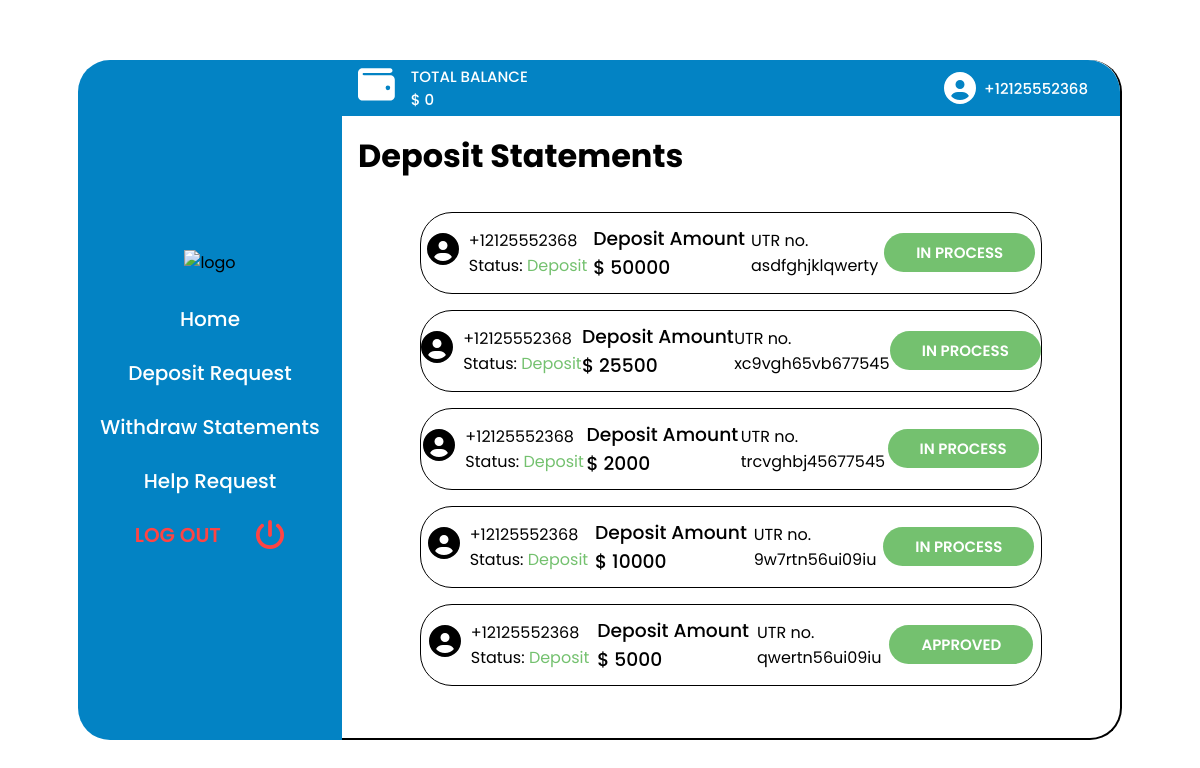
Screenshot of /diamond/depositStatements (signed in) with the database file from the repository.
### diamond/models.py (models this page shows, shortened)
class User(AbstractBaseUser, PermissionsMixin):
    phone_number = PhoneNumberField(validators=[phone_validator], unique=True)
    balance = models.IntegerField(default=0, null=False)
    is_active = models.BooleanField(default=True)
    is_admin = models.BooleanField(default=False)
    created = models.DateTimeField(default=datetime.now())
    objects = CustomUserManager()
    USERNAME_FIELD = 'phone_number'
    REQUIRED_FIELDS = []

class Depositstatement(models.Model):
    user = models.ForeignKey(User, on_delete=models.CASCADE)
    amount = models.IntegerField(default=0)
    utrno = models.CharField(default="", max_length=100)
    created_at = models.DateTimeField(
        auto_now_add=True)
    status = models.CharField(
        max_length=20,
        choices=STATUS_CHOICES,
        default="IN PROCESS"
    )

### diamond/views.py (the view)
# urls.py: path('depositStatements', views.depositStatements, name="depositstatements"),
@login_required(login_url='login')
def depositStatements(request):
    user = request.user
    phone_number = f"{user.phone_number}"
    balance = user.balance
    deposit_statements = list(Depositstatement.objects.filter(
        user=user).order_by('-created_at'))
    content = {
        "phone_number": phone_number,
        "balance": balance,
        "deposit_statements": deposit_statements,
    }
    return render(request, "diamond/depositStatements.html", content)

### diamond/templates/diamond/depositStatements.html (shortened to what this page needs)
{% load static %}
<!DOCTYPE html>
<html lang="en">
<head>
    <link rel="stylesheet" href="{% static '/home_style.css' %}">
</head>
<body>
    <div class="home__main">
        <div class="nav__master">
            <div class="home__nav nav-bar">
                <div class="home__nav__img">
                    <img src="https://dzm0kbaskt4pv.cloudfront.net/v11/static/themes/diamondexch9.com/front/logo.png"
                        alt="logo">
                </div>
                <div>
                    <ul class="menu_main">
                        <li class="menu__item"><a href="{% url 'home' %}">Home</a></li>
                        <li class="menu__item"><a href="{% url 'deposit' %}">Deposit Request</a></li>
                        <li class="menu__item"><a href="{% url 'withdrawstatements' %}">Withdraw Statements</a></li>
                        <li class="menu__item"><a href="#">Help Request</a></li>
                        <li class="menu__item"><a href="{% url 'logout' %}"><span>LOG OUT</span></a></li>
                    </ul>
                </div>
            </div>
        </div>
        <div class="deposit__section__master">
            <nav class="home__information-amount">
                <div class="total-balance">
                    <div class="wallet__svg">
                    </div>
                    <div class="amount">
                        <h3>TOTAL BALANCE</h3>
                        <h3>$ <span>{{balance}}</span></h3>
                    </div>
                </div>
                <div class="account__detail">
                    <h3>{{phone_number}}</h3>
                </div>
            </nav>
            <div class="deposit__statment__section">
                <div class="deposit__heading">
                    <h3>Deposit Statements</h3>
                </div>
                <div class="deposit__recipt__master">
                    {% if deposit_statements|length > 0 %}
                    {% for ds in deposit_statements %}
                    <div class="deposit__list">
                        <div class="deposit__account">
                            <div class="deposit__amount__img">
                            </div>
                            <div class="deposit__no__status">
                                <p>{{ ds.user.phone_number }}</p>
                                <p class="deposit__status">Status: <span>Deposit</span></p>
                            </div>
                        </div>
                        <div class="deposit__amount">
                            <h3>Deposit Amount</h3>
                            <h3>$ <span>{{ds.amount}}</span></h3>
                        </div>
                        <div class="deposit__utr">
                            <span>UTR no.</span>
                            <span>{{ ds.utrno }}</span>
                        </div>
                        <div class="deposit__request__button">
                            <button>{{ ds.status }}</button>
                        </div>
                    </div>
                    {% endfor %}
                    {% endif %}
                </div>
            </div>
        </div>
</body>
</html>

### diamond/static/home_style.css (style rules this page uses)
* { margin: 0; padding: 0; box-sizing: border-box; font-family: "Poppins", sans-serif; }
:root { --primary: #0383c4; --deposit: #74c16f; --withdraw: #647fea; --password: #ef8c19; --whatsapp: #4bc658; --primary-back: linear-gradient(var(--primary), #034c70); }
.home__main { display: flex; flex-direction: row; align-items: center; justify-content: center; width: 100%; height: 100vh; }
.nav__master { width: 22%; height: 85vh; background-color: rgb(255, 255, 255); transition: 1s; }
.home__nav { display: flex; flex-direction: column; justify-content: space-between; position: relative; width: 100%; height: 100%; gap: 1rem; top: 50%; transform: translateY(-50%); background-color: var(--primary); border-top-left-radius: 2rem; border-bottom-left-radius: 2rem; align-items: center; justify-content: center; }
.menu_main { margin-top: 0.825rem; display: flex; flex-direction: column; text-align: center; gap: 1.5rem; }
.menu__item:nth-child(5) a { display: flex; align-items: center; justify-content: space-evenly; color: rgb(255, 68, 68); font-weight: 600; }
.menu__item:nth-child(5) a svg { fill: rgb(255, 68, 68); }
.menu__item { text-decoration: none; cursor: pointer; list-style: none; transition: 1s; border-radius: 2rem; }
.menu__item a { text-decoration: none; border-radius: 2rem; font-size: 20px; font-weight: 500; color: #fff; transition: 0.5s; }
.deposit__section__master { height: 85vh; width: 65%; background-color: #fff; top: 50%; border-top-right-radius: 2rem; border-bottom-right-radius: 2rem; border-bottom: 2px solid black; border-right: 2px solid black; }
.deposit__section__master nav { top: 0; width: 100%; background-color: var(--primary); height: 3.5rem; border-top-right-radius: 2rem; }
.home__information-amount { display: flex; justify-content: space-between; align-items: center; }
.total-balance { display: flex; align-items: center; margin: 0 2rem 0 1rem; }
.total-balance h3 { color: #fff; font-weight: 500; font-size: 15px; }
.wallet__svg { fill: #fff; }
.amount { margin: 0 2rem 0 1rem; display: inline-block; }
.account__detail { display: flex; margin: 0 2rem 0 1rem; gap: 0.5rem; align-items: center; }
.account__detail svg { fill: #fff; }
.account__detail h3 { color: #fff; font-weight: 500; font-size: 15px; }
.amount h3 { color: #fff; font-weight: 500; font-size: 15px; }
.deposit__statment__section { width: 100%; height: 85%; }
.deposit__heading h3 { font-size: 2em; margin: 1rem; }
.deposit__list { transform-origin: top; margin-top: 1rem; display: flex; justify-content: space-evenly; align-items: center; width: 80%; height: 100px; background: #fff; border-radius: 2rem; border: 1px solid black; }
.deposit__account { display: flex; align-items: center; gap: 10px; }
.deposit__no__status { display: flex; flex-direction: column; align-items: start; }
.deposit__status span { color: var(--deposit); }
.deposit__amount h3 { font-weight: 500; }
.deposit__recipt__master { display: flex; flex-direction: column; align-items: center; height: 85%; overflow: auto; }
.deposit__utr { display: flex; flex-direction: column; }
.deposit__request__button button { cursor: pointer; height: 50%; width: 100%; padding: 0.5rem 2rem 0.5rem 2rem; border-radius: 2rem; outline: none; border: none; font-size: 15px; background: var(--deposit); color: #fff; font-weight: 600; }
a { text-decoration: none; }

### rows the page displays
User: phone_number "+12125552368"
Depositstatement: user.phone_number "+12125552368", amount "50000", utrno "asdfghjklqwerty", status "IN PROCESS"
Depositstatement: user.phone_number "+12125552368", amount "25500", utrno "xc9vgh65vb677545", status "IN PROCESS"
Depositstatement: user.phone_number "+12125552368", amount "2000", utrno "trcvghbj45677545", status "IN PROCESS"
Depositstatement: user.phone_number "+12125552368", amount "10000", utrno "9w7rtn56ui09iu", status "IN PROCESS"
Depositstatement: user.phone_number "+12125552368", amount "5000", utrno "qwertn56ui09iu", status "APPROVED"

### other values shown
{{ balance }} "0"
